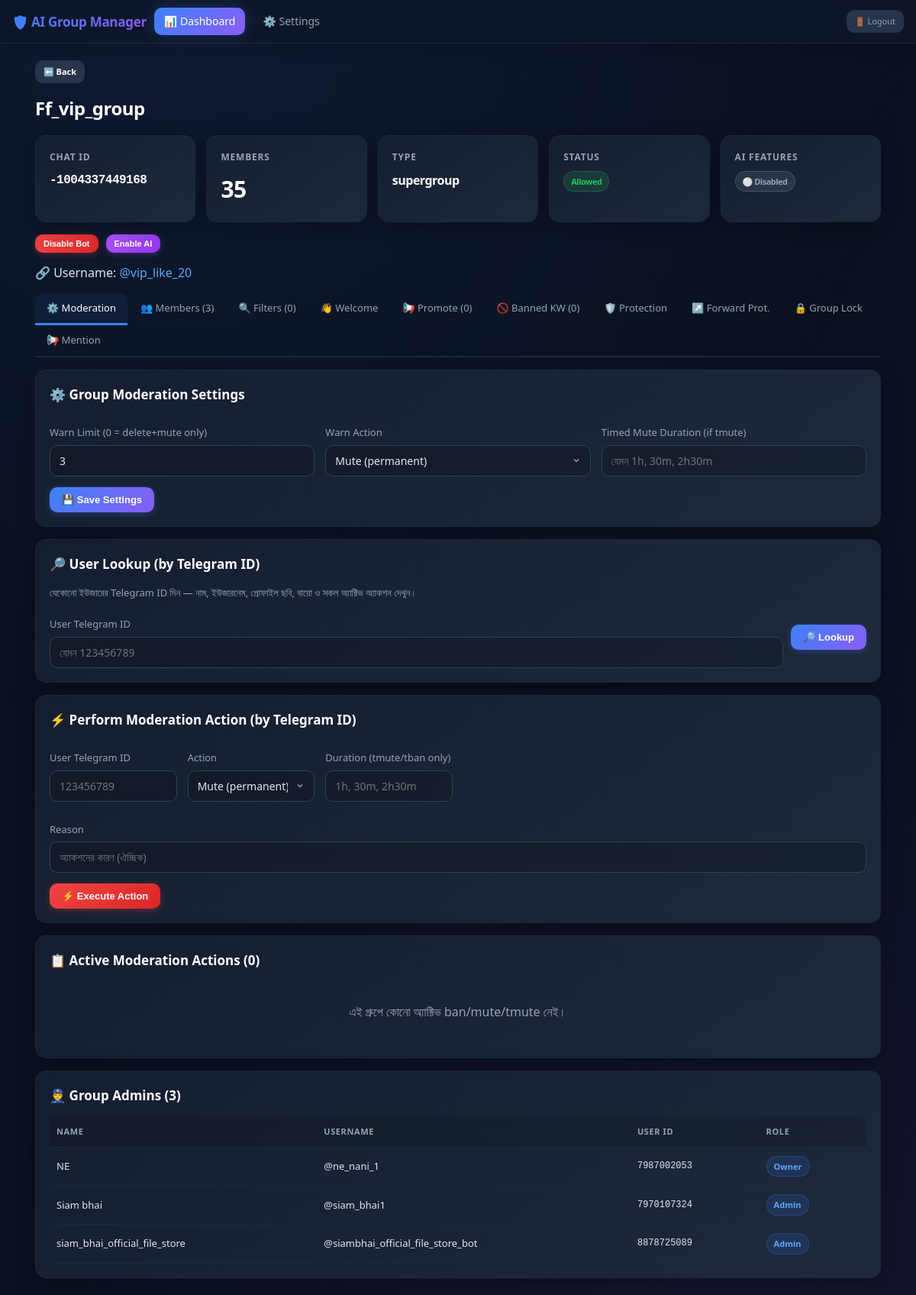
/group/-1004337449168 (signed in), run on the app's committed database.
### tables this page shows
CREATE TABLE groups (
                chat_id INTEGER PRIMARY KEY, title TEXT, type TEXT, username TEXT,
                member_count INTEGER, allowed INTEGER NOT NULL DEFAULT 1,
                bot_added REAL, updated REAL);

CREATE TABLE group_admins (
                chat_id INTEGER NOT NULL, user_id INTEGER NOT NULL, first_name TEXT,
                username TEXT, status TEXT, updated REAL,
                PRIMARY KEY (chat_id, user_id));

### ai_group1.py (the view)
    @app.route("/group/<chat_id>")
    def group_detail(chat_id):
        if not is_authed():
            return redirect(url_for("login"))
        try:
            chat_id_int = int(chat_id)
        except ValueError:
            abort(404)
        g = db.get_group(chat_id_int)
        if not g:
            abort(404)
        admins = db.list_group_admins(chat_id_int)
        gs = db.get_group_settings(chat_id_int)
        actions = db.list_active_actions(chat_id_int)
        members = db.list_members(chat_id_int)
        active_acts = db.list_active_actions(chat_id_int)
        acts_by_user = {}
        for a in active_acts:
            uid = a["user_id"]
            if uid not in acts_by_user:
                acts_by_user[uid] = []
            acts_by_user[uid].append(a)
        for m in members:
            uid = m["user_id"]
            user_acts = acts_by_user.get(uid, [])
            m["is_muted"] = any(a["action"] in ("mute", "tmute") for a in user_acts)
            m["is_banned"] = any(a["action"] in ("ban", "tban") for a in user_acts)
            m["warn_count"] = db.get_warns(chat_id_int, uid)
            m["active_actions"] = [a["action"] for a in user_acts]
        filters = db.list_filters(chat_id_int)
        welcome = db.get_welcome(chat_id_int)
        promote_links = db.list_promote_links(chat_id_int, active_only=False)
        banned_keywords = db.list_banned_keywords(chat_id_int)
        prot = db.get_protection(chat_id_int)
        protection = {
            "protection_enabled": prot.get("protection_enabled", 0),
            "protection_type": prot.get("protection_type", "admin"),
            "protection_admin": prot.get("protection_admin_id"),
        }
        mention = db.get_mention_settings(chat_id_int)
        cleanservice = db.get_cleanservice(chat_id_int)
        lock_info = db.get_group_lock(chat_id_int)
        forward_prot = db.get_forward_protection(chat_id_int)
        msg = request.args.get("msg")
        return render_template("group.html", g=g, admins=admins, gs=gs,
                               actions=actions, humanize=humanize_seconds,
                               now=time.time(), msg=msg, active="dashboard",
                               members=members, filters=filters, welcome=welcome,
                               promote_links=promote_links,
                               banned_keywords=banned_keywords,
                               protection=protection, mention=mention,
                               cleanservice=cleanservice,
                               lock_info=lock_info,
                               forward_prot=forward_prot)

### ai_group1.py (called while the page is built)
def humanize_seconds(secs: int) -> str:
    secs = int(secs or 0)
    if secs < 0:
        secs = 0
    parts = []
    days, secs = divmod(secs, 86400)
    hours, secs = divmod(secs, 3600)
    mins, secs = divmod(secs, 60)
    if days:
        parts.append(f"{days}d")
    if hours:
        parts.append(f"{hours}h")
    if mins:
        parts.append(f"{mins}m")
    if secs and not days and not hours:
        parts.append(f"{secs}s")
    if not parts:
        return "0m"
    return " ".join(parts)

    def get_warns(self, chat_id, user_id):
        with self.lock:
            row = self.conn.execute("SELECT count FROM warns WHERE chat_id=? AND user_id=?",
                                    (chat_id, user_id)).fetchone()
            return row["count"] if row else 0

    def get_group(self, chat_id):
        with self.lock:
            row = self.conn.execute("SELECT * FROM groups WHERE chat_id=?", (chat_id,)).fetchone()
            return dict(row) if row else None

    def list_group_admins(self, chat_id):
        with self.lock:
            rows = self.conn.execute("SELECT * FROM group_admins WHERE chat_id=? ORDER BY status DESC, first_name",
                                     (chat_id,)).fetchall()
            return [dict(r) for r in rows]

    def get_group_settings(self, chat_id):
        with self.lock:
            row = self.conn.execute("SELECT * FROM group_settings WHERE chat_id=?", (chat_id,)).fetchone()
            if row:
                return dict(row)
            return {"chat_id": chat_id, "warn_limit": WARN_LIMIT,
                    "warn_action": "mute", "tmute_seconds": 3600,
                    "ai_enabled": 0, "updated": None}

    def get_cleanservice(self, chat_id):
        with self.lock:
            row = self.conn.execute("SELECT cleanservice_enabled FROM group_settings WHERE chat_id=?", (chat_id,)).fetchone()
            if row is None:
                return False
            return bool(row["cleanservice_enabled"])

    def list_active_actions(self, chat_id):
        with self.lock:
            rows = self.conn.execute("""SELECT * FROM moderation_actions
                WHERE chat_id=? AND active=1 ORDER BY created_at DESC""", (chat_id,)).fetchall()
            return [dict(r) for r in rows]

    def list_filters(self, chat_id):
        with self.lock:
            rows = self.conn.execute("SELECT * FROM group_filters WHERE chat_id=? ORDER BY filter_name", (chat_id,)).fetchall()
            return [dict(r) for r in rows]

### templates/group.html (shortened to what this page needs)
{% extends "base.html" %}
{% block body %}
<a href="{{url_for('dashboard')}}" class="btn sm gray" style="margin-bottom:14px">⬅️ Back</a>
<h1>{{g.title or 'Unnamed Group'}}</h1>
<div class="grid">
  <div class="card"><h2>Chat ID</h2><div class="big mono" style="font-size:16px">{{g.chat_id}}</div></div>
  <div class="card"><h2>Members</h2><div class="big">{{g.member_count or '?'}}</div></div>
  <div class="card"><h2>Type</h2><div class="big" style="font-size:16px">{{g.type}}</div></div>
  <div class="card"><h2>Status</h2><div class="big" style="font-size:16px">
    {% if g.allowed %}<span class="badge ok">Allowed</span>{% else %}<span class="badge no">Not Allowed</span>{% endif %}
  </div></div>
  <div class="card purple"><h2>AI Features</h2><div class="big" style="font-size:16px">
    {% if gs.ai_enabled %}<span class="badge ai-on">🟣 Enabled</span>{% else %}<span class="badge ai-off">⚪ Disabled</span>{% endif %}
  </div></div>
</div>
<div class="flex-row" style="margin:14px 0">
  <form class="inline" method="post" action="{{url_for('group_toggle', chat_id=g.chat_id)}}" onsubmit="return simplePost(this,event)">
    <button class="btn sm {{'red' if g.allowed else 'green'}}" type="submit">{{'Disable Bot' if g.allowed else 'Enable Bot'}}</button>
  </form>
  <form class="inline" method="post" action="{{url_for('group_ai_toggle', chat_id=g.chat_id)}}" onsubmit="return simplePost(this,event)">
    <button class="btn sm {{'red' if gs.ai_enabled else 'purple'}}" type="submit">{{'Disable AI' if gs.ai_enabled else 'Enable AI'}}</button>
  </form>
</div>
{% if g.username %}<p style="margin:6px 0 14px">🔗 Username: <a href="https://t.me/{{g.username}}" target="_blank">@{{g.username}}</a></p>{% endif %}
<div class="tab-bar">
  <a href="#moderation" class="active" onclick="switchTab(event,'moderation')">⚙️ Moderation</a>
  <a href="#members" onclick="switchTab(event,'members')">👥 Members ({{members|length}})</a>
  <a href="#filters" onclick="switchTab(event,'filters')">🔍 Filters ({{filters|length}})</a>
  <a href="#welcome" onclick="switchTab(event,'welcome')">👋 Welcome</a>
  <a href="#promote" onclick="switchTab(event,'promote')">📢 Promote ({{promote_links|length}})</a>
  <a href="#banned" onclick="switchTab(event,'banned')">🚫 Banned KW ({{banned_keywords|length}})</a>
  <a href="#protection" onclick="switchTab(event,'protection')">🛡️ Protection</a>
  <a href="#forward" onclick="switchTab(event,'forward')">↗️ Forward Prot.</a>
  <a href="#lock" onclick="switchTab(event,'lock')">🔒 Group Lock</a>
  <a href="#mention" onclick="switchTab(event,'mention')">📢 Mention</a>
</div>
<div id="tab-moderation" class="tab-content">
<div class="section">
  <h2>⚙️ Group Moderation Settings</h2>
  <form method="post" action="{{url_for('group_settings_save', chat_id=g.chat_id)}}">
    <div class="grid" style="grid-template-columns:repeat(auto-fit,minmax(180px,1fr));align-items:end">
      <div>
        <label>Warn Limit (0 = delete+mute only)</label>
        <input type="number" name="warn_limit" value="{{gs.warn_limit}}" min="0" max="100">
      </div>
      <div>
        <label>Warn Action</label>
        <select name="warn_action">
          <option value="mute" {{'selected' if gs.warn_action=='mute'}}>Mute (permanent)</option>
        </select>
      </div>
      <div>
        <label>Timed Mute Duration (if tmute)</label>
        <input type="text" name="tmute_seconds" placeholder="যেমন 1h, 30m, 2h30m"
               value="{{humanize(gs.tmute_seconds) if gs.warn_action=='tmute' else ''}}">
      </div>
    </div>
    <button class="btn" type="submit" style="margin-top:14px">💾 Save Settings</button>
  </form>
</div>
<div class="section">
  <h2>🔎 User Lookup (by Telegram ID)</h2>
  <p class="muted" style="margin-bottom:8px">যেকোনো ইউজারের Telegram ID দিন — নাম, ইউজারনেম, প্রোফাইল ছবি, বায়ো ও সকল অ্যাক্টিভ অ্যাকশন দেখুন।</p>
  <div class="flex-row">
    <div style="flex:1;min-width:200px">
      <label>User Telegram ID</label>
      <input type="text" id="lookup_id" placeholder="যেমন 123456789">
    </div>
    <button class="btn" type="button" onclick="doLookup()">🔎 Lookup</button>
  </div>
</div>
<div class="section">
  <h2>⚡ Perform Moderation Action (by Telegram ID)</h2>
  <form method="post" action="{{url_for('group_moderate', chat_id=g.chat_id)}}">
    <div class="grid" style="grid-template-columns:repeat(auto-fit,minmax(160px,1fr));align-items:end">
      <div>
        <label>User Telegram ID</label>
        <input type="text" name="user_id" placeholder="123456789" required>
      </div>
      <div>
        <label>Action</label>
        <select name="action">
          <option value="mute">Mute (permanent)</option>
        </select>
      </div>
      <div>
        <label>Duration (tmute/tban only)</label>
        <input type="text" name="duration" placeholder="1h, 30m, 2h30m">
      </div>
      <div style="grid-column:1/-1">
        <label>Reason</label>
        <input type="text" name="reason" placeholder="অ্যাকশনের কারণ (ঐচ্ছিক)">
      </div>
    </div>
    <button class="btn red" type="submit" style="margin-top:14px">⚡ Execute Action</button>
  </form>
</div>
<div class="section">
  <h2>📋 Active Moderation Actions ({{actions|length}})</h2>
  {% if not actions %}<p class="empty">এই গ্রুপে কোনো অ্যাক্টিভ ban/mute/tmute নেই।</p>{% endif %}
</div>
<div class="section">
  <h2>👮 Group Admins ({{admins|length}})</h2>
  {% if not admins %}<p class="muted">কোনো admin info নেই। গ্রুপে /admins কমান্ড চালান।</p>{% else %}
  <div class="table-wrap">
  <table>
    <tr><th>Name</th><th>Username</th><th>User ID</th><th>Role</th></tr>
    {% for a in admins %}
    <tr>
      <td>{{a.first_name or 'Unknown'}}</td>
      <td>{{'@'+a.username if a.username else '-'}}</td>
      <td class="mono">{{a.user_id}}</td>
      <td><span class="badge role">{{'Owner' if a.status=='creator' else 'Admin'}}</span></td>
    </tr>
    {% endfor %}
  </table>
  </div>
  {% endif %}
</div>
</div>
{% endblock %}

### templates/base.html (shortened to what this page needs)
<!DOCTYPE html>
<html lang="bn">
<head>
</head>
<body>
<nav class="nav">
  <div class="brand">🛡️ AI Group Manager</div>
  <a href="{{url_for('dashboard')}}" class="{{'active' if active=='dashboard' else ''}}">📊 Dashboard</a>
  <a href="{{url_for('settings_page')}}" class="{{'active' if active=='settings' else ''}}">⚙️ Settings</a>
  <div class="right">
    <a href="{{url_for('logout')}}" class="btn gray sm">🚪 Logout</a>
  </div>
</nav>
<div class="container">
{% block body %}{% endblock %}
</div>
</body>
</html>

### data on the page
groups: title "Ff_vip_group", chat_id "-1004337449168", member_count "35", type "supergroup", allowed "Disable Bot", username "vip_like_20"
group_admins: first_name "NE", username "@ne_nani_1", user_id "7987002053", status "Owner"
group_admins: first_name "Siam bhai", username "@siam_bhai1", user_id "7970107324", status "Admin"
group_admins: first_name "siam_bhai_official_file_store", username "@siambhai_official_file_store_bot", user_id "8878725089", status "Admin"

### other printed values
{{ 'Disable AI' if gs.ai_enabled else 'Enable AI' }} "Enable AI"
{{ members|length }} "3"
{{ filters|length }} "0"
{{ promote_links|length }} "0"
{{ banned_keywords|length }} "0"
{{ actions|length }} "0"
{{ admins|length }} "3"
